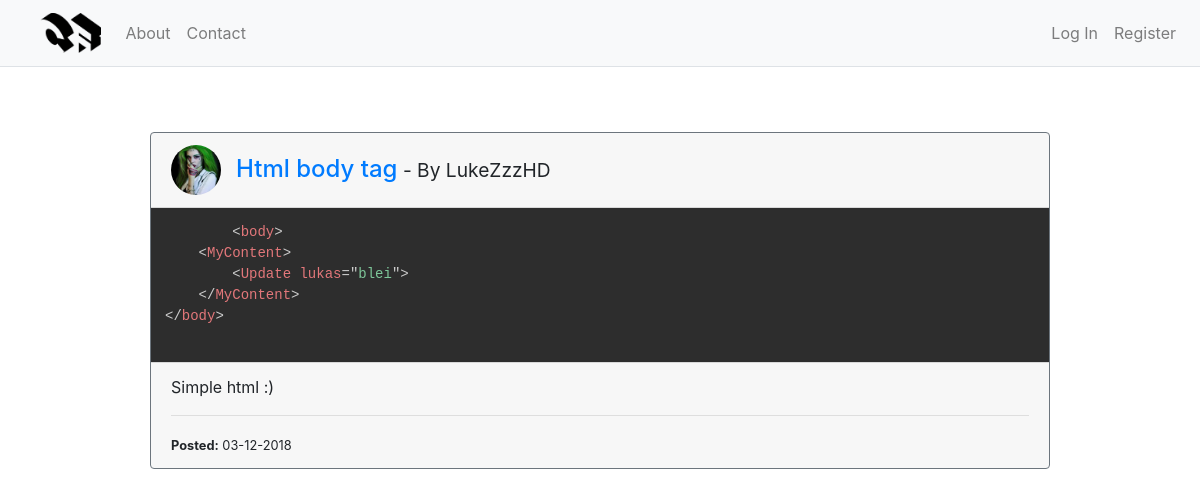
Screenshot of /post/2 with the database file from the repository.
### website/models.py (models this page shows, shortened)
class User(db.Model, UserMixin):
    id = db.Column(db.Integer, primary_key=True)
    username = db.Column(db.String(20), unique=True, nullable=False)
    email = db.Column(db.String(120), unique=True, nullable=False)
    image_file = db.Column(db.String(20), nullable=False, default='default.jpg')
    password = db.Column(db.String(60), nullable=False)
    posts = db.relationship('Post', backref='author', lazy=True)
    liked_comments = db.relationship('CommentLike', backref='user', lazy=True)
    liked_posts = db.relationship('PostLike', backref='user', lazy=True)

class Post(db.Model):
    id = db.Column(db.Integer, primary_key=True)
    title = db.Column(db.String(50), nullable=False)
    datetime = db.Column(db.DateTime, nullable=False, default=datetime.utcnow)
    code = db.Column(db.Text, nullable=False)
    description = db.Column(db.Text, nullable=False)
    user_id = db.Column(db.Integer, db.ForeignKey('user.id'))
    language_id = db.Column(db.Integer, db.ForeignKey('language.id'))
    user_likes = db.relationship('PostLike', backref='post', lazy=True)
    comments = db.relationship('Comment', backref='post')
    language = db.relationship('Language', backref='language')

### website/posts/routes.py (the view)
@posts.route("/post/<int:id>")
def post(id):
    post = Post.query.get_or_404(id)
    return render_template('post.html', title=post.title, post=post)

### website/templates/post.html (shortened to what this page needs)
{% extends "layout.html" %}
{% block content %}
<div class="card w-75 ml-auto mr-auto m-5 border-secondary">
  <div class="card-header">
    <div class="w-25">
      <img style="width:50px;float:left;" class="rounded-circle account-img" src="{{ url_for('static', filename='profile_pics/' + post.author.image_file) }}" alt="">
    </div>
    <div class="felx-column">
      <h4 style="position:relative;left:15px;top:10px;"><a href="{{ url_for('posts.post', id=post.id) }}">{{ post.title }}</a><small> - By {{ post.author.username }}</small></h4>
    </div>
  </div>
  <div class="card-body p-0">
      <pre class="language-{{ post.language.name }} m-0">
        <code>{{ post.code }}</code>
      </pre>
  </div>
  <div class="card-footer">
    <p>{{ post.description }}</p>
    <hr>
    <small><b>Posted:</b> {{ post.datetime.strftime('%d-%m-%Y') }}</small>
  </div>
</div>
{% endblock content %}

### website/static/prism.css (style rules this page uses)
code[class*="language-"], pre[class*="language-"] { color: #ccc; background: none; font-family: Consolas, Monaco, 'Andale Mono', 'Ubuntu Mono', monospace; text-align: left; white-space: pre; word-spacing: normal; word-break: normal; word-wrap: normal; line-height: 1.5; -moz-tab-size: 4; -o-tab-size: 4; tab-size: 4; -webkit-hyphens: none; -moz-hyphens: none; -ms-hyphens: none; hyphens: none; }
pre[class*="language-"] { padding: 1em; margin: .5em 0; overflow: auto; }
:not(pre) > code[class*="language-"], pre[class*="language-"] { background: #2d2d2d; }

### rows the page displays
User: image_file (picture), author.username "LukeZzzHD"
Post: title "Html body tag", description "Simple html :)", datetime "03-12-2018"
